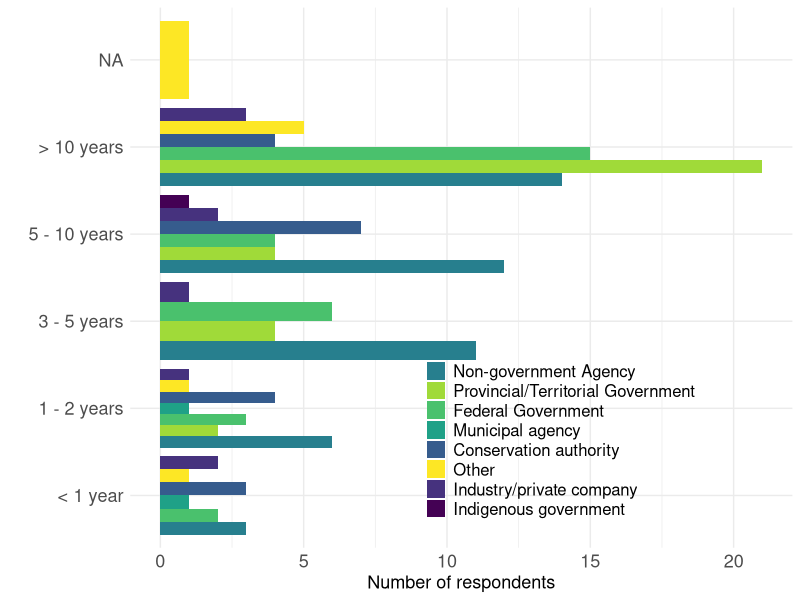
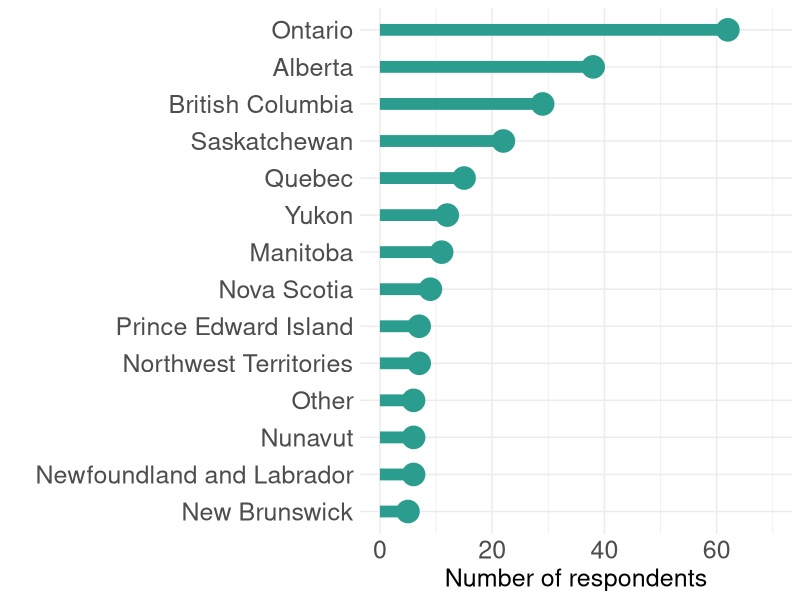
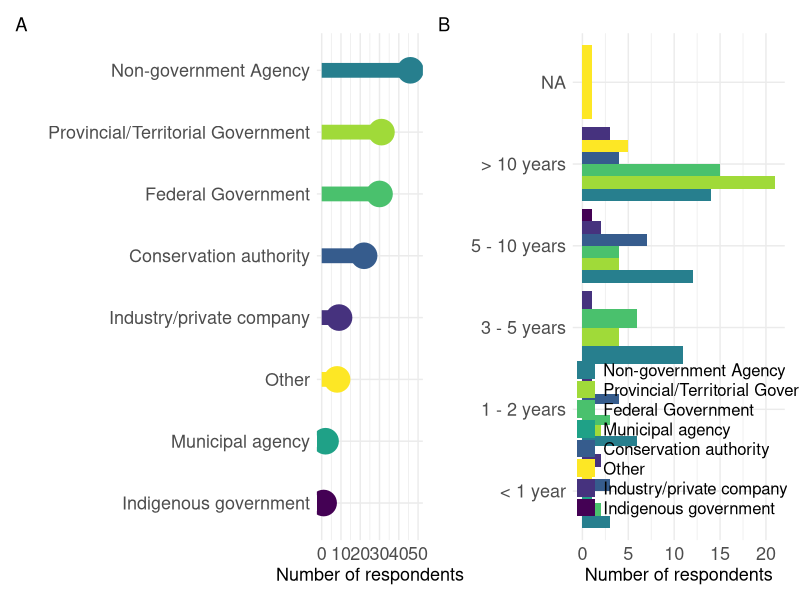
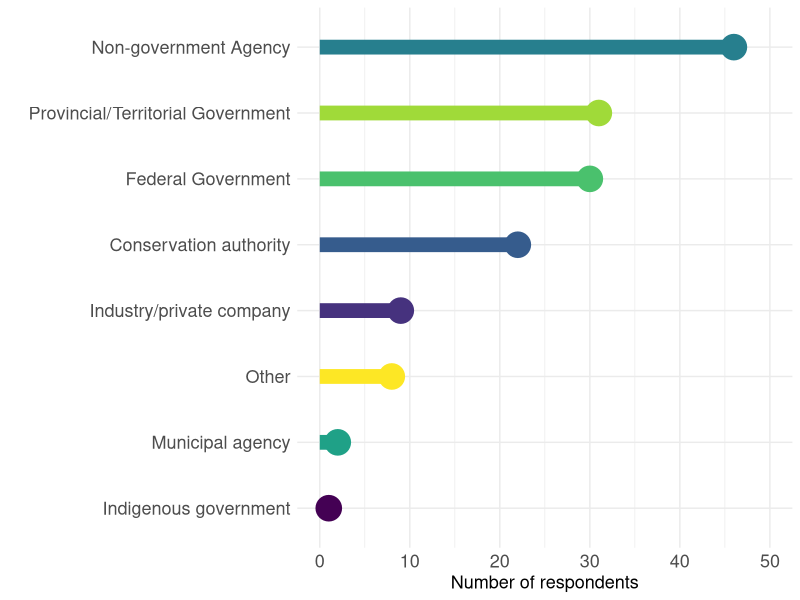

Generate these figures, in order, with R: (Note: this script raises an error after producing the figures.)
library(tidyverse)
library(viridis)
library(stringr)
library(patchwork)


data <- read.csv("data/survey_likerts.csv")
colnames(data)
str(data)

data$organization <- recode_factor(data$organization,
                                   "Non-government agency (e.g., Nature Conservancy Canada, Ducks Unlimited Canada)" = "Non-government Agency",
                                   "Canadian provincial or territorial government agency" = "Provincial/Territorial Government",
                                   "Canadian federal government agency" = "Federal Government")
unique(data$organization)


data %>% count(organization) 

#                        organization   n
# 1             Non-government Agency  44
# 2 Provincial/Territorial Government  31
# 3                Federal Government  30
# 4                  Municipal agency   2
# 5                             Other  10
# 6            Conservation authority  22
# 7          Industry/private company   9
# 9             Indigenous government   1



data$duration <- recode_factor(data$duration,
                               "Over 10 years" = "over 10 years")


data$duration <- recode_factor(data$duration,
                               "over 10 years" = "> 10 years",
                               "Less than 1 year" = "< 1 year")
unique(data$duration)

count <- data %>% count(duration)
count <- count[-6,]

count %>%  
          mutate(Sum = sum(n)) %>% 
          group_by(duration) %>% 
          mutate(percent = round(100*n/Sum, 2))

# duration         n   Sum percent
# 1 > 10 years      62   148   41.9 
# 2 < 1 year        12   148    8.11
# 3 1 - 2 years     18   148   12.2 
# 4 3 - 5 years     26   148   17.6 
# 5 5 - 10 years    30   148   20.3 





org_colour = c("Non-government Agency" = '#277f8e',
               'Provincial/Territorial Government' = '#a0da39',
               'Federal Government' = '#4ac16d',
               'Municipal agency' = '#1fa187',
               'Other' = '#fde725',
               'Conservation authority' = '#365c8d',
               'Industry/private company' = '#46327e',
               'Indigenous government' = '#440154')



orgs <- data %>% count(organization)
orgs <- orgs[-8,]
colnames(orgs)



org_n <- orgs %>% mutate(organization = fct_reorder(organization,
                                           n, .desc = FALSE)) %>% 
            ggplot() + 
            geom_segment(aes(x = organization, xend = organization, 
                              y = 0, yend = n, 
                             colour = organization),lwd = 5) +
  geom_point(aes(x = organization, y = n, colour = organization),
             size=7, shape = 19, stroke = 1.5) +
            coord_flip() +
            xlab(" ") +
            ylab("Number of respondents") +
            theme_minimal() +
            theme(axis.text = element_text(size = 13),
                  axis.title = element_text(size = 13),
                  legend.position = "none",
                  legend.key.size = unit(1, 'cm'),
                  legend.text = element_text(size = 12),
                  #legend.direction = "horizontal",
                  legend.title = element_blank()) +
            ylim(0, 50) +
            scale_colour_manual(values = org_colour)



###### years worked

colnames(data)

duration <- data %>% group_by(organization) %>% 
            count(duration)
duration <- duration[-31,]
duration <- duration[-20,]

unique(duration$duration)


duration_n <- duration %>% ggplot(aes(fill = organization, y = n, 
                        x = factor(duration,
                                   level = c('< 1 year',
                                             '1 - 2 years',
                                             '3 - 5 years',
                                             '5 - 10 years',
                                             '> 10 years')))) +
            geom_bar(position = "dodge", stat = "identity") +
            theme_minimal() +
            coord_flip() +
            xlab(" ") +
            ylab("Number of respondents") +
            theme_minimal() +
            theme(axis.text = element_text(size = 13),
                  axis.title = element_text(size = 13),
                  legend.position = c(0.65,0.2),
                  legend.key.size = unit(0.5, 'cm'),
                  legend.text = element_text(size = 12),
                  #legend.direction = "horizontal",
                  legend.title = element_blank()) +
            scale_fill_manual(values = org_colour)


org_dur <- org_n + duration_n  + 
            plot_layout(ncol = 2, widths = c(1,2)) +
            plot_annotation(tag_levels = 'A')

### location

location <- data %>% select(location)

location <- location %>% separate_longer_delim(location, delim = ",")

loc <- location %>% count(location)
loc <- loc[2:15,]
write.csv(loc, "location.csv")



location_n <- loc %>% mutate(location = fct_reorder(location,
                                           n, .desc = FALSE)) %>% 
            ggplot() + 
            geom_segment( aes(x = location, xend = location, 
                              y = 0, yend = n),
                          colour = "#2a9d8f", lwd = 4) +
            geom_point(aes(x = location, y = n), colour = "#2a9d8f",
                       fill = "white", size=6, shape = 19, stroke = 1.5) +
            coord_flip() +
            xlab(" ") +
            ylab("Number of respondents") +
            theme_minimal() +
            theme(axis.text = element_text(size = 18),
                  axis.title = element_text(size = 18),
                  #legend.position = "none",
                  legend.key.size = unit(1, 'cm'),
                  legend.text = element_text(size = 12),
                  #legend.direction = "horizontal",
                  legend.title = element_blank()) +
            ylim(0, 70)




############ LIKERT ###########33

colnames(data)

unique(data$organization)

likert <- data %>% filter(organization %in% org_list)

colours = c("Always" = "#264653",
            "Most of the time" = "#2A9D8F",
            "Never" = "#E9C46A",
            "About half the time" = "#F4A261",
            "Sometimes" = "#e76F51")


likert$collaborative_within <- factor(likert$collaborative_within, levels = c('Never',
                                                'Sometimes',
                                                'About half the time',
                                                'Most of the time',
                                                'Always'))



org_list <- c("Conservation authority",
              "Non-government Agency",
              "Federal Government",
              "Industry/private company",
              "Provincial/Territorial Government")

##### Decision making within my org. is collaborative #####
collab_within_org <- likert %>% group_by(organization) %>% 
            count(collaborative_within)


collab_within_org <- collab_within_org[-5,]

collab_within_org2 <- read.csv("collaborative_within.csv")

### add a 'never' for each org

collab_within_org %>% ggplot(aes(fill = collaborative_within, y = n, 
                                 label = n,
                         x = organization)) + 
            geom_bar(position = "dodge", stat = "identity") +
            coord_flip() +
            xlab(" ") +
            ylab("Count") +
            theme_minimal() +
            theme(axis.text = element_text(size = 15),
                  axis.title = element_text(size = 15),
                  legend.position = "none",
                  legend.key.size = unit(0.5, 'cm'),
                  legend.text = element_text(size = 12),
                  #legend.direction = "horizontal",
                   legend.title = element_blank(),
                  plot.title = element_text(size = 15, face = "bold")) +
            scale_x_discrete(labels = function(x) str_wrap(x, width = 10)) +
            scale_fill_manual(values = colours) +
            guides(fill = guide_legend(reverse = TRUE)) +
            ggtitle("...collaborative within my organization") +
            ylim(0,20)


collab_outside_org <- likert %>% group_by(organization) %>% 
            count(collaborative_outside)

collab_outside_org <- collab_outside_org[-5,]



collab_outside_org$collaborative_outside <- factor(collab_outside_org$collaborative_outside, levels = c('Never',
                                                                              'Sometimes',
                                                                              'About half the time',
                                                                              'Most of the time',
                                                                              'Always'))



collab_outside_org %>% ggplot(aes(fill = collaborative_outside, y = n, 
                                 label = n,
                                 x = organization)) + 
            geom_bar(position = "dodge", stat = "identity") +
            coord_flip() +
            xlab(" ") +
            ylab("Count") +
            theme_minimal() +
            theme(axis.text = element_text(size = 15),
                  axis.title = element_text(size = 15),
                  legend.position = "none",
                  #legend.key.size = unit(0.5, 'cm'),
                  legend.text = element_text(size = 12),
                  legend.title = element_blank(),
                  plot.title = element_text(size = 15, face = "bold")) +
            scale_x_discrete(labels = function(x) str_wrap(x, width = 10)) +
            scale_fill_manual(values = colours) +
            guides(fill = guide_legend(reverse = TRUE)) +
            ggtitle("...collaborative outside my organization") +
            ylim(0, 20)
